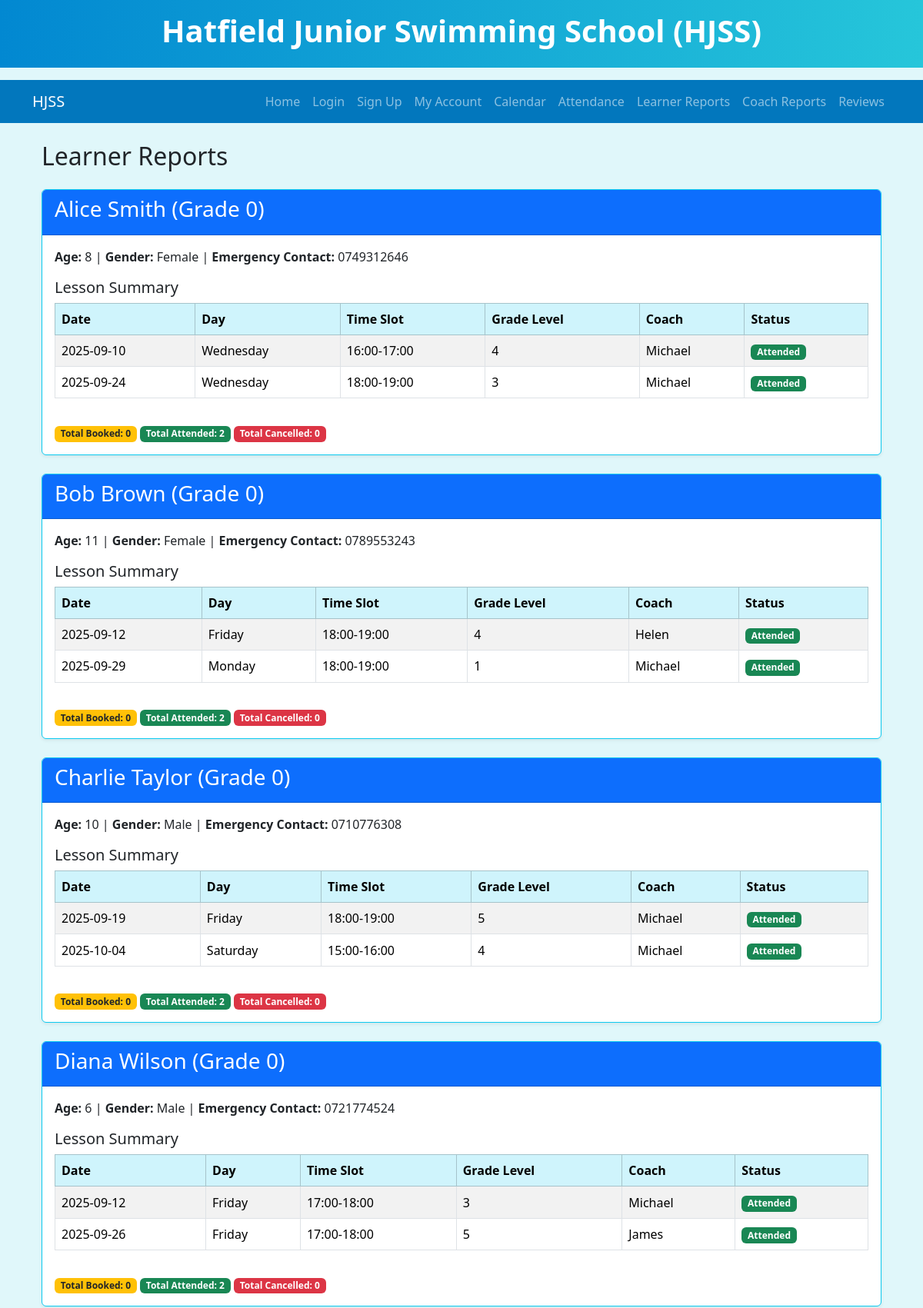
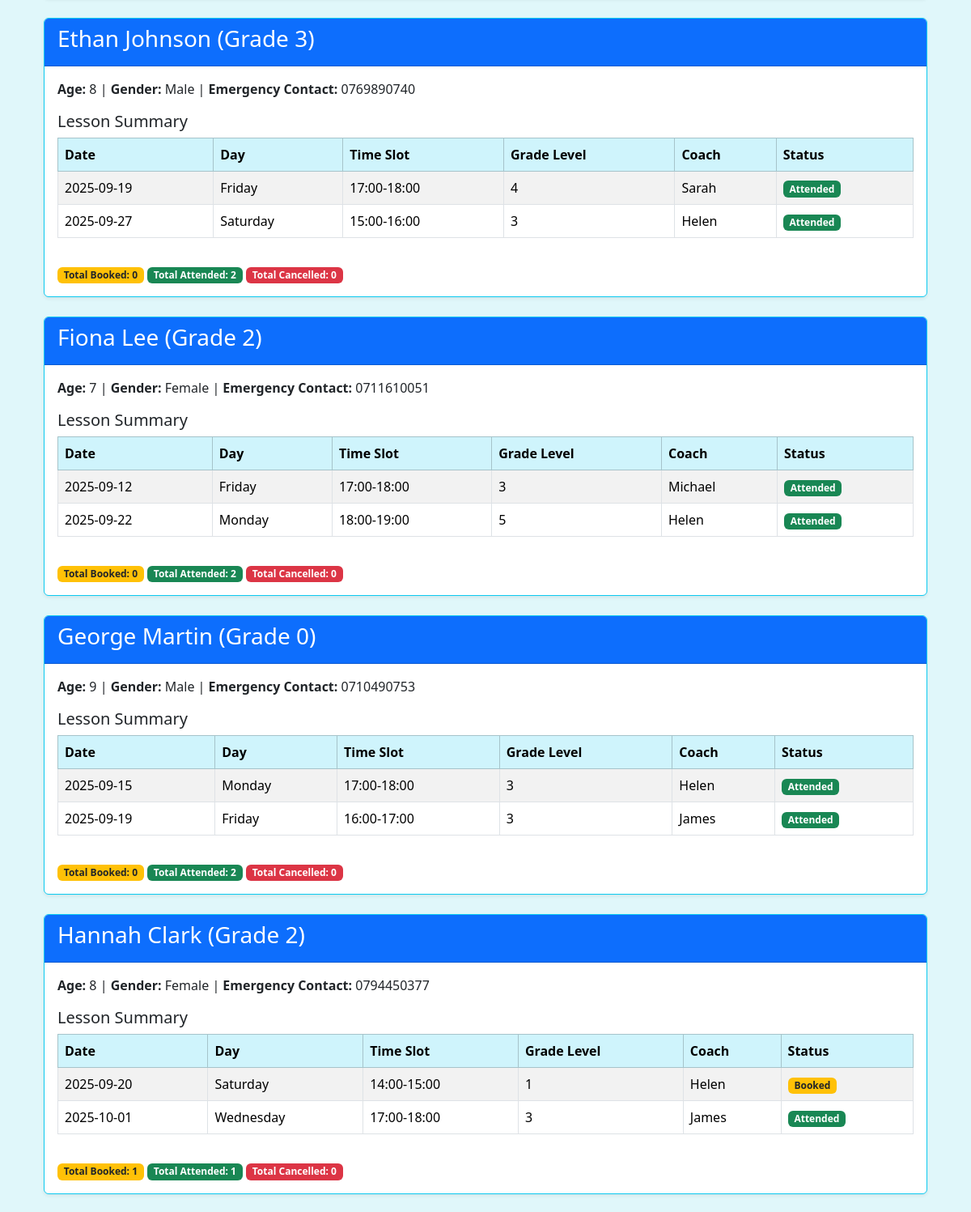
The app's page /reports/learners (signed in, upper part) with its own data (2 pictures, top to bottom).
### models.py (models this page shows, shortened)
class Learner(db.Model):
    id = db.Column(db.Integer, primary_key=True)
    name = db.Column(db.String(100), nullable=False)
    username = db.Column(db.String(50), nullable=False, unique=True)
    password_hash = db.Column(db.String(128), nullable=False)
    gender = db.Column(db.String(10))
    age = db.Column(db.Integer, nullable=False)
    emergency_contact = db.Column(db.String(15), nullable=False)
    current_grade = db.Column(db.Integer, default=0)
    is_admin = db.Column(db.Boolean, default=False)
    bookings = db.relationship('Booking', back_populates='learner', cascade="all, delete-orphan")
    reviews = db.relationship('Review', back_populates='learner', cascade="all, delete-orphan")

class Booking(db.Model):
    id = db.Column(db.Integer, primary_key=True)
    learner_id = db.Column(db.Integer, db.ForeignKey('learner.id'), nullable=False)
    lesson_id = db.Column(db.Integer, db.ForeignKey('lesson.id'), nullable=False)
    status = db.Column(db.String(10), default='booked')
    learner = db.relationship('Learner', back_populates='bookings')
    lesson = db.relationship('Lesson', back_populates='bookings')
    __table_args__ = (db.UniqueConstraint('learner_id', 'lesson_id', name='_learner_lesson_uc'),)

class Lesson(db.Model):
    id = db.Column(db.Integer, primary_key=True)
    date = db.Column(db.Date, nullable=False)
    day_of_week = db.Column(db.String(10), nullable=False)
    time_slot = db.Column(db.String(10), nullable=False)
    grade_level = db.Column(db.Integer, nullable=False)
    max_capacity = db.Column(db.Integer, default=4)
    coach_id = db.Column(db.Integer, db.ForeignKey('coach.id'), nullable=False)
    coach = db.relationship('Coach', back_populates='lessons')
    bookings = db.relationship('Booking', back_populates='lesson', cascade="all, delete-orphan")
    reviews = db.relationship('Review', back_populates='lesson', cascade="all, delete-orphan")

class Coach(db.Model):
    id = db.Column(db.Integer, primary_key=True)
    name = db.Column(db.String(100), nullable=False)
    lessons = db.relationship('Lesson', back_populates='coach')

### main.py (the view)
@app.route("/reports/learners")
def learner_report():
    if not session.get('is_admin'):
        flash("You must be an admin to access learner reports.", "error")
        return redirect(url_for('login'))
    learners = Learner.query.filter_by(is_admin=False).all()
    return render_template("learner_report.html", learners=learners)

### templates/learner_report.html
{% extends "base.html" %}
{% block content %}
<div class="container mt-4">
    <h2 class="text-3xl text-blue-700 mb-4">Learner Reports</h2>
    {% if learners %}
        {% for learner in learners %}
        <div class="card mb-4 shadow-sm border-info">
            <div class="card-header bg-primary text-white">
                <h3>{{ learner.name }} (Grade {{ learner.current_grade }})</h3>
            </div>
            <div class="card-body">
                <p><strong>Age:</strong> {{ learner.age }} | <strong>Gender:</strong> {{ learner.gender }} | <strong>Emergency Contact:</strong> {{ learner.emergency_contact }}</p>
                <h5 class="mt-3">Lesson Summary</h5>
                {% if learner.bookings %}
                <div class="table-responsive">
                    <table class="table table-striped table-bordered align-middle">
                        <thead class="table-info">
                            <tr>
                                <th>Date</th>
                                <th>Day</th>
                                <th>Time Slot</th>
                                <th>Grade Level</th>
                                <th>Coach</th>
                                <th>Status</th>
                            </tr>
                        </thead>
                        <tbody>
                            {% for booking in learner.bookings %}
                            <tr>
                                <td>{{ booking.lesson.date }}</td>
                                <td>{{ booking.lesson.day_of_week }}</td>
                                <td>{{ booking.lesson.time_slot }}</td>
                                <td>{{ booking.lesson.grade_level }}</td>
                                <td>{{ booking.lesson.coach.name }}</td>
                                <td>
                                    {% if booking.status == 'booked' %}
                                        <span class="badge bg-warning text-dark">Booked</span>
                                    {% elif booking.status == 'attended' %}
                                        <span class="badge bg-success">Attended</span>
                                    {% elif booking.status == 'cancelled' %}
                                        <span class="badge bg-danger">Cancelled</span>
                                    {% endif %}
                                </td>
                            </tr>
                            {% endfor %}
                        </tbody>
                    </table>
                </div>
                {% else %}
                    <p>No bookings for this learner.</p>
                {% endif %}
                <div class="mt-3">
                    <span class="badge bg-warning text-dark">Total Booked: {{ learner.bookings|selectattr('status', 'equalto', 'booked')|list|length }}</span>
                    <span class="badge bg-success">Total Attended: {{ learner.bookings|selectattr('status', 'equalto', 'attended')|list|length }}</span>
                    <span class="badge bg-danger">Total Cancelled: {{ learner.bookings|selectattr('status', 'equalto', 'cancelled')|list|length }}</span>
                </div>
            </div>
        </div>
        {% endfor %}
    {% else %}
        <p class="text-blue-700">No learners found.</p>
    {% endif %}
</div>
{% endblock %}

### templates/base.html (style rules this page uses)
body { background: #e0f7fa; }

### records on screen
Learner: name "Alice Smith", current_grade "0", age "8", gender "Female", emergency_contact "0749312646", bookings|selectattr "0", bookings|selectattr "2"
Booking: lesson "2025-09-10", lesson.day_of_week "Wednesday", lesson.time_slot "16:00-17:00", lesson.grade_level "4", lesson.coach.name "Michael", status "Attended"
Booking: lesson "2025-09-24", lesson.day_of_week "Wednesday", lesson.time_slot "18:00-19:00", lesson.grade_level "3", lesson.coach.name "Michael", status "Attended"
Learner: name "Bob Brown", current_grade "0", age "11", gender "Female", emergency_contact "0789553243", bookings|selectattr "0", bookings|selectattr "2"
Booking: lesson "2025-09-12", lesson.day_of_week "Friday", lesson.time_slot "18:00-19:00", lesson.grade_level "4", lesson.coach.name "Helen", status "Attended"
Booking: lesson "2025-09-29", lesson.day_of_week "Monday", lesson.time_slot "18:00-19:00", lesson.grade_level "1", lesson.coach.name "Michael", status "Attended"
Learner: name "Charlie Taylor", current_grade "0", age "10", gender "Male", emergency_contact "0710776308", bookings|selectattr "0", bookings|selectattr "2"
Booking: lesson "2025-09-19", lesson.day_of_week "Friday", lesson.time_slot "18:00-19:00", lesson.grade_level "5", lesson.coach.name "Michael", status "Attended"
Booking: lesson "2025-10-04", lesson.day_of_week "Saturday", lesson.time_slot "15:00-16:00", lesson.grade_level "4", lesson.coach.name "Michael", status "Attended"
Learner: name "Diana Wilson", current_grade "0", age "6", gender "Male", emergency_contact "0721774524", bookings|selectattr "0", bookings|selectattr "2"
Booking: lesson "2025-09-12", lesson.day_of_week "Friday", lesson.time_slot "17:00-18:00", lesson.grade_level "3", lesson.coach.name "Michael", status "Attended"
Booking: lesson "2025-09-26", lesson.day_of_week "Friday", lesson.time_slot "17:00-18:00", lesson.grade_level "5", lesson.coach.name "James", status "Attended"
Learner: name "Ethan Johnson", current_grade "3", age "8", gender "Male", emergency_contact "0769890740", bookings|selectattr "0", bookings|selectattr "2"
Booking: lesson "2025-09-19", lesson.day_of_week "Friday", lesson.time_slot "17:00-18:00", lesson.grade_level "4", lesson.coach.name "Sarah", status "Attended"
Booking: lesson "2025-09-27", lesson.day_of_week "Saturday", lesson.time_slot "15:00-16:00", lesson.grade_level "3", lesson.coach.name "Helen", status "Attended"
Learner: name "Fiona Lee", current_grade "2", age "7", gender "Female", emergency_contact "0711610051", bookings|selectattr "0", bookings|selectattr "2"
Booking: lesson "2025-09-12", lesson.day_of_week "Friday", lesson.time_slot "17:00-18:00", lesson.grade_level "3", lesson.coach.name "Michael", status "Attended"
Booking: lesson "2025-09-22", lesson.day_of_week "Monday", lesson.time_slot "18:00-19:00", lesson.grade_level "5", lesson.coach.name "Helen", status "Attended"
Learner: name "George Martin", current_grade "0", age "9", gender "Male", emergency_contact "0710490753", bookings|selectattr "0", bookings|selectattr "2"
Booking: lesson "2025-09-15", lesson.day_of_week "Monday", lesson.time_slot "17:00-18:00", lesson.grade_level "3", lesson.coach.name "Helen", status "Attended"
Booking: lesson "2025-09-19", lesson.day_of_week "Friday", lesson.time_slot "16:00-17:00", lesson.grade_level "3", lesson.coach.name "James", status "Attended"
Learner: name "Hannah Clark", current_grade "2", age "8", gender "Female", emergency_contact "0794450377", bookings|selectattr "1", bookings|selectattr "0"
Booking: lesson "2025-09-20", lesson.day_of_week "Saturday", lesson.time_slot "14:00-15:00", lesson.grade_level "1", lesson.coach.name "Helen", status "Booked"
Booking: lesson "2025-10-01", lesson.day_of_week "Wednesday", lesson.time_slot "17:00-18:00", lesson.grade_level "3", lesson.coach.name "James", status "Attended"
